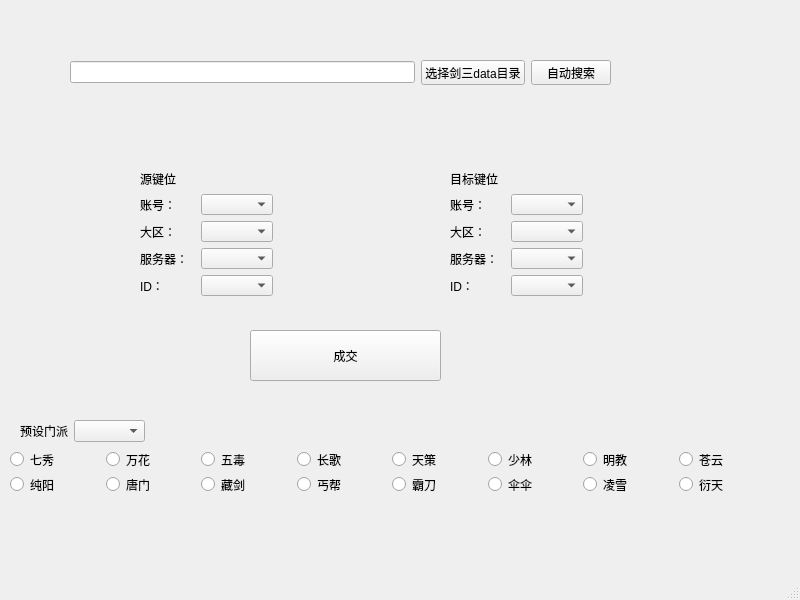
<?xml version="1.0" encoding="UTF-8"?>
<ui version="4.0">
 <class>MainWindow</class>
 <widget class="QMainWindow" name="MainWindow">
  <property name="geometry">
   <rect>
    <x>0</x>
    <y>0</y>
    <width>800</width>
    <height>600</height>
   </rect>
  </property>
  <property name="windowTitle">
   <string>MainWindow</string>
  </property>
  <widget class="QWidget" name="centralwidget">
   <widget class="QWidget" name="layoutWidget_5">
    <property name="geometry">
     <rect>
      <x>450</x>
      <y>170</y>
      <width>133</width>
      <height>126</height>
     </rect>
    </property>
    <layout class="QVBoxLayout" name="verticalLayout_3">
     <item>
      <widget class="QLabel" name="label_7">
       <property name="text">
        <string>目标键位</string>
       </property>
      </widget>
     </item>
     <item>
      <layout class="QHBoxLayout" name="horizontalLayout_10">
       <item>
        <widget class="QLabel" name="label_8">
         <property name="text">
          <string>账号：</string>
         </property>
        </widget>
       </item>
       <item>
        <widget class="QComboBox" name="comboBox_6"/>
       </item>
      </layout>
     </item>
     <item>
      <layout class="QHBoxLayout" name="horizontalLayout_11">
       <item>
        <widget class="QLabel" name="label_9">
         <property name="text">
          <string>大区：</string>
         </property>
        </widget>
       </item>
       <item>
        <widget class="QComboBox" name="comboBox_7"/>
       </item>
      </layout>
     </item>
     <item>
      <layout class="QHBoxLayout" name="horizontalLayout_12">
       <item>
        <widget class="QLabel" name="label_10">
         <property name="text">
          <string>服务器：</string>
         </property>
        </widget>
       </item>
       <item>
        <widget class="QComboBox" name="comboBox_8"/>
       </item>
      </layout>
     </item>
     <item>
      <layout class="QHBoxLayout" name="horizontalLayout_13">
       <item>
        <widget class="QLabel" name="label_11">
         <property name="text">
          <string>ID：</string>
         </property>
        </widget>
       </item>
       <item>
        <widget class="QComboBox" name="comboBox_9"/>
       </item>
      </layout>
     </item>
    </layout>
   </widget>
   <widget class="QPushButton" name="pushButton_3">
    <property name="geometry">
     <rect>
      <x>250</x>
      <y>330</y>
      <width>191</width>
      <height>51</height>
     </rect>
    </property>
    <property name="text">
     <string>成交</string>
    </property>
   </widget>
   <widget class="QWidget" name="">
    <property name="geometry">
     <rect>
      <x>10</x>
      <y>450</y>
      <width>758</width>
      <height>44</height>
     </rect>
    </property>
    <layout class="QVBoxLayout" name="verticalLayout">
     <item>
      <layout class="QHBoxLayout" name="horizontalLayout">
       <item>
        <widget class="QRadioButton" name="radioButton_5">
         <property name="text">
          <string>七秀</string>
         </property>
        </widget>
       </item>
       <item>
        <widget class="QRadioButton" name="radioButton">
         <property name="text">
          <string>万花</string>
         </property>
        </widget>
       </item>
       <item>
        <widget class="QRadioButton" name="radioButton_6">
         <property name="text">
          <string>五毒</string>
         </property>
        </widget>
       </item>
       <item>
        <widget class="QRadioButton" name="radioButton_7">
         <property name="text">
          <string>长歌</string>
         </property>
        </widget>
       </item>
       <item>
        <widget class="QRadioButton" name="radioButton_8">
         <property name="text">
          <string>天策</string>
         </property>
        </widget>
       </item>
       <item>
        <widget class="QRadioButton" name="radioButton_2">
         <property name="text">
          <string>少林</string>
         </property>
        </widget>
       </item>
       <item>
        <widget class="QRadioButton" name="radioButton_3">
         <property name="text">
          <string>明教</string>
         </property>
        </widget>
       </item>
       <item>
        <widget class="QRadioButton" name="radioButton_4">
         <property name="text">
          <string>苍云</string>
         </property>
        </widget>
       </item>
      </layout>
     </item>
     <item>
      <layout class="QHBoxLayout" name="horizontalLayout_3">
       <item>
        <widget class="QRadioButton" name="radioButton_9">
         <property name="text">
          <string>纯阳</string>
         </property>
        </widget>
       </item>
       <item>
        <widget class="QRadioButton" name="radioButton_10">
         <property name="text">
          <string>唐门</string>
         </property>
        </widget>
       </item>
       <item>
        <widget class="QRadioButton" name="radioButton_11">
         <property name="text">
          <string>藏剑</string>
         </property>
        </widget>
       </item>
       <item>
        <widget class="QRadioButton" name="radioButton_12">
         <property name="text">
          <string>丐帮</string>
         </property>
        </widget>
       </item>
       <item>
        <widget class="QRadioButton" name="radioButton_13">
         <property name="text">
          <string>霸刀</string>
         </property>
        </widget>
       </item>
       <item>
        <widget class="QRadioButton" name="radioButton_14">
         <property name="text">
          <string>伞伞</string>
         </property>
        </widget>
       </item>
       <item>
        <widget class="QRadioButton" name="radioButton_15">
         <property name="text">
          <string>凌雪</string>
         </property>
        </widget>
       </item>
       <item>
        <widget class="QRadioButton" name="radioButton_16">
         <property name="text">
          <string>衍天</string>
         </property>
        </widget>
       </item>
      </layout>
     </item>
    </layout>
   </widget>
   <widget class="QWidget" name="">
    <property name="geometry">
     <rect>
      <x>20</x>
      <y>420</y>
      <width>125</width>
      <height>22</height>
     </rect>
    </property>
    <layout class="QHBoxLayout" name="horizontalLayout_4">
     <item>
      <widget class="QLabel" name="label">
       <property name="text">
        <string>预设门派</string>
       </property>
      </widget>
     </item>
     <item>
      <widget class="QComboBox" name="comboBox"/>
     </item>
    </layout>
   </widget>
   <widget class="QWidget" name="">
    <property name="geometry">
     <rect>
      <x>70</x>
      <y>60</y>
      <width>541</width>
      <height>25</height>
     </rect>
    </property>
    <layout class="QHBoxLayout" name="horizontalLayout_5">
     <item>
      <widget class="QLineEdit" name="lineEdit"/>
     </item>
     <item>
      <widget class="QPushButton" name="pushButton">
       <property name="text">
        <string>选择剑三data目录</string>
       </property>
      </widget>
     </item>
     <item>
      <widget class="QPushButton" name="pushButton_2">
       <property name="text">
        <string>自动搜索</string>
       </property>
      </widget>
     </item>
    </layout>
   </widget>
   <widget class="QWidget" name="">
    <property name="geometry">
     <rect>
      <x>140</x>
      <y>170</y>
      <width>133</width>
      <height>126</height>
     </rect>
    </property>
    <layout class="QVBoxLayout" name="verticalLayout_2">
     <item>
      <widget class="QLabel" name="label_6">
       <property name="text">
        <string>源键位</string>
       </property>
      </widget>
     </item>
     <item>
      <layout class="QHBoxLayout" name="horizontalLayout_6">
       <item>
        <widget class="QLabel" name="label_2">
         <property name="text">
          <string>账号：</string>
         </property>
        </widget>
       </item>
       <item>
        <widget class="QComboBox" name="comboBox_2"/>
       </item>
      </layout>
     </item>
     <item>
      <layout class="QHBoxLayout" name="horizontalLayout_7">
       <item>
        <widget class="QLabel" name="label_3">
         <property name="text">
          <string>大区：</string>
         </property>
        </widget>
       </item>
       <item>
        <widget class="QComboBox" name="comboBox_3"/>
       </item>
      </layout>
     </item>
     <item>
      <layout class="QHBoxLayout" name="horizontalLayout_8">
       <item>
        <widget class="QLabel" name="label_4">
         <property name="text">
          <string>服务器：</string>
         </property>
        </widget>
       </item>
       <item>
        <widget class="QComboBox" name="comboBox_4"/>
       </item>
      </layout>
     </item>
     <item>
      <layout class="QHBoxLayout" name="horizontalLayout_9">
       <item>
        <widget class="QLabel" name="label_5">
         <property name="text">
          <string>ID：</string>
         </property>
        </widget>
       </item>
       <item>
        <widget class="QComboBox" name="comboBox_5"/>
       </item>
      </layout>
     </item>
    </layout>
   </widget>
  </widget>
  <widget class="QMenuBar" name="menubar">
   <property name="geometry">
    <rect>
     <x>0</x>
     <y>0</y>
     <width>800</width>
     <height>23</height>
    </rect>
   </property>
  </widget>
  <widget class="QStatusBar" name="statusbar"/>
 </widget>
 <resources/>
 <connections/>
</ui>
